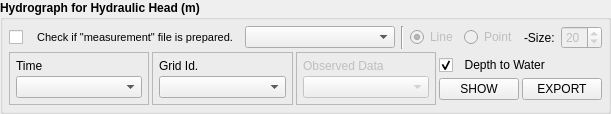
            <widget class="QGroupBox" name="groupBox_plot_wt">
             <property name="font">
              <font>
               <weight>75</weight>
               <bold>true</bold>
              </font>
             </property>
             <property name="title">
              <string>Hydrograph for Hydraulic Head (m)</string>
             </property>
             <layout class="QVBoxLayout" name="verticalLayout_27">
              <property name="spacing">
               <number>3</number>
              </property>
              <property name="leftMargin">
               <number>6</number>
              </property>
              <property name="topMargin">
               <number>6</number>
              </property>
              <property name="rightMargin">
               <number>6</number>
              </property>
              <property name="bottomMargin">
               <number>6</number>
              </property>
              <item>
               <layout class="QHBoxLayout" name="horizontalLayout_56">
                <property name="spacing">
                 <number>6</number>
                </property>
                <property name="leftMargin">
                 <number>0</number>
                </property>
                <property name="topMargin">
                 <number>0</number>
                </property>
                <item>
                 <widget class="QCheckBox" name="checkBox_wt_obd">
                  <property name="font">
                   <font>
                    <pointsize>8</pointsize>
                    <weight>50</weight>
                    <bold>false</bold>
                   </font>
                  </property>
                  <property name="text">
                   <string>   Check if &quot;measurement&quot; file is prepared.</string>
                  </property>
                  <property name="tristate">
                   <bool>false</bool>
                  </property>
                 </widget>
                </item>
                <item>
                 <widget class="QComboBox" name="comboBox_dtw_obd">
                  <property name="minimumSize">
                   <size>
                    <width>150</width>
                    <height>0</height>
                   </size>
                  </property>
                 </widget>
                </item>
                <item>
                 <widget class="Line" name="line_18">
                  <property name="orientation">
                   <enum>Qt::Vertical</enum>
                  </property>
                 </widget>
                </item>
                <item>
                 <widget class="QRadioButton" name="radioButton_wt_obd_line">
                  <property name="enabled">
                   <bool>false</bool>
                  </property>
                  <property name="font">
                   <font>
                    <weight>50</weight>
                    <bold>false</bold>
                   </font>
                  </property>
                  <property name="text">
                   <string>Line</string>
                  </property>
                  <property name="checked">
                   <bool>true</bool>
                  </property>
                  <attribute name="buttonGroup">
                   <string notr="true">buttonGroup_wt_obd</string>
                  </attribute>
                 </widget>
                </item>
                <item>
                 <widget class="QRadioButton" name="radioButton_wt_obd_pt">
                  <property name="enabled">
                   <bool>false</bool>
                  </property>
                  <property name="font">
                   <font>
                    <weight>50</weight>
                    <bold>false</bold>
                   </font>
                  </property>
                  <property name="text">
                   <string>Point</string>
                  </property>
                  <attribute name="buttonGroup">
                   <string notr="true">buttonGroup_wt_obd</string>
                  </attribute>
                 </widget>
                </item>
                <item>
                 <widget class="QLabel" name="label_11">
                  <property name="font">
                   <font>
                    <weight>50</weight>
                    <bold>false</bold>
                   </font>
                  </property>
                  <property name="text">
                   <string>-Size:</string>
                  </property>
                 </widget>
                </item>
                <item>
                 <widget class="QSpinBox" name="spinBox_wt_obd_size">
                  <property name="enabled">
                   <bool>false</bool>
                  </property>
                  <property name="font">
                   <font>
                    <weight>50</weight>
                    <bold>false</bold>
                   </font>
                  </property>
                  <property name="value">
                   <number>20</number>
                  </property>
                 </widget>
                </item>
               </layout>
              </item>
              <item>
               <layout class="QHBoxLayout" name="horizontalLayout_25">
                <property name="topMargin">
                 <number>0</number>
                </property>
                <item>
                 <widget class="QFrame" name="frame_6">
                  <property name="frameShape">
                   <enum>QFrame::StyledPanel</enum>
                  </property>
                  <property name="frameShadow">
                   <enum>QFrame::Raised</enum>
                  </property>
                  <layout class="QVBoxLayout" name="verticalLayout_33">
                   <property name="spacing">
                    <number>3</number>
                   </property>
                   <property name="leftMargin">
                    <number>6</number>
                   </property>
                   <property name="topMargin">
                    <number>6</number>
                   </property>
                   <property name="rightMargin">
                    <number>6</number>
                   </property>
                   <property name="bottomMargin">
                    <number>6</number>
                   </property>
                   <item>
                    <widget class="QLabel" name="label_46">
                     <property name="font">
                      <font>
                       <weight>50</weight>
                       <bold>false</bold>
                      </font>
                     </property>
                     <property name="text">
                      <string>Time</string>
                     </property>
                    </widget>
                   </item>
                   <item>
                    <widget class="QComboBox" name="comboBox_hh_time"/>
                   </item>
                  </layout>
                 </widget>
                </item>
                <item>
                 <widget class="QFrame" name="frame_7">
                  <property name="frameShape">
                   <enum>QFrame::StyledPanel</enum>
                  </property>
                  <property name="frameShadow">
                   <enum>QFrame::Raised</enum>
                  </property>
                  <layout class="QVBoxLayout" name="verticalLayout_34">
                   <property name="spacing">
                    <number>3</number>
                   </property>
                   <property name="leftMargin">
                    <number>6</number>
                   </property>
                   <property name="topMargin">
                    <number>6</number>
                   </property>
                   <property name="rightMargin">
                    <number>6</number>
                   </property>
                   <property name="bottomMargin">
                    <number>6</number>
                   </property>
                   <item>
                    <widget class="QLabel" name="label_12">
                     <property name="font">
                      <font>
                       <weight>50</weight>
                       <bold>false</bold>
                      </font>
                     </property>
                     <property name="text">
                      <string>Grid Id.</string>
                     </property>
                    </widget>
                   </item>
                   <item>
                    <widget class="QComboBox" name="comboBox_grid_id"/>
                   </item>
                  </layout>
                 </widget>
                </item>
                <item>
                 <widget class="QFrame" name="frame_wt_obd">
                  <property name="enabled">
                   <bool>false</bool>
                  </property>
                  <property name="frameShape">
                   <enum>QFrame::StyledPanel</enum>
                  </property>
                  <property name="frameShadow">
                   <enum>QFrame::Raised</enum>
                  </property>
                  <layout class="QVBoxLayout" name="verticalLayout_35">
                   <property name="spacing">
                    <number>3</number>
                   </property>
                   <property name="leftMargin">
                    <number>6</number>
                   </property>
                   <property name="topMargin">
                    <number>6</number>
                   </property>
                   <property name="rightMargin">
                    <number>6</number>
                   </property>
                   <property name="bottomMargin">
                    <number>6</number>
                   </property>
                   <item>
                    <widget class="QLabel" name="label_47">
                     <property name="font">
                      <font>
                       <weight>50</weight>
                       <bold>false</bold>
                      </font>
                     </property>
                     <property name="text">
                      <string>Observed Data</string>
                     </property>
                    </widget>
                   </item>
                   <item>
                    <widget class="QComboBox" name="comboBox_wt_obs_data"/>
                   </item>
                  </layout>
                 </widget>
                </item>
                <item>
                 <layout class="QVBoxLayout" name="verticalLayout_36">
                  <property name="spacing">
                   <number>0</number>
                  </property>
                  <property name="topMargin">
                   <number>0</number>
                  </property>
                  <property name="bottomMargin">
                   <number>0</number>
                  </property>
                  <item>
                   <widget class="QCheckBox" name="checkBox_depthTowater">
                    <property name="font">
                     <font>
                      <weight>50</weight>
                      <bold>false</bold>
                     </font>
                    </property>
                    <property name="text">
                     <string>  Depth to Water</string>
                    </property>
                    <property name="checked">
                     <bool>true</bool>
                    </property>
                   </widget>
                  </item>
                  <item>
                   <layout class="QHBoxLayout" name="horizontalLayout_54">
                    <property name="spacing">
                     <number>3</number>
                    </property>
                    <property name="leftMargin">
                     <number>0</number>
                    </property>
                    <property name="topMargin">
                     <number>0</number>
                    </property>
                    <item>
                     <widget class="QPushButton" name="pushButton_plot_wt">
                      <property name="enabled">
                       <bool>true</bool>
                      </property>
                      <property name="sizePolicy">
                       <sizepolicy hsizetype="Minimum" vsizetype="Fixed">
                        <horstretch>0</horstretch>
                        <verstretch>0</verstretch>
                       </sizepolicy>
                      </property>
                      <property name="font">
                       <font>
                        <weight>50</weight>
                        <italic>false</italic>
                        <bold>false</bold>
                        <underline>false</underline>
                       </font>
                      </property>
                      <property name="text">
                       <string>SHOW</string>
                      </property>
                     </widget>
                    </item>
                    <item>
                     <widget class="QPushButton" name="pushButton_export_wt">
                      <property name="font">
                       <font>
                        <weight>50</weight>
                        <bold>false</bold>
                       </font>
                      </property>
                      <property name="text">
                       <string>EXPORT</string>
                      </property>
                     </widget>
                    </item>
                   </layout>
                  </item>
                 </layout>
                </item>
               </layout>
              </item>
             </layout>
            </widget>
